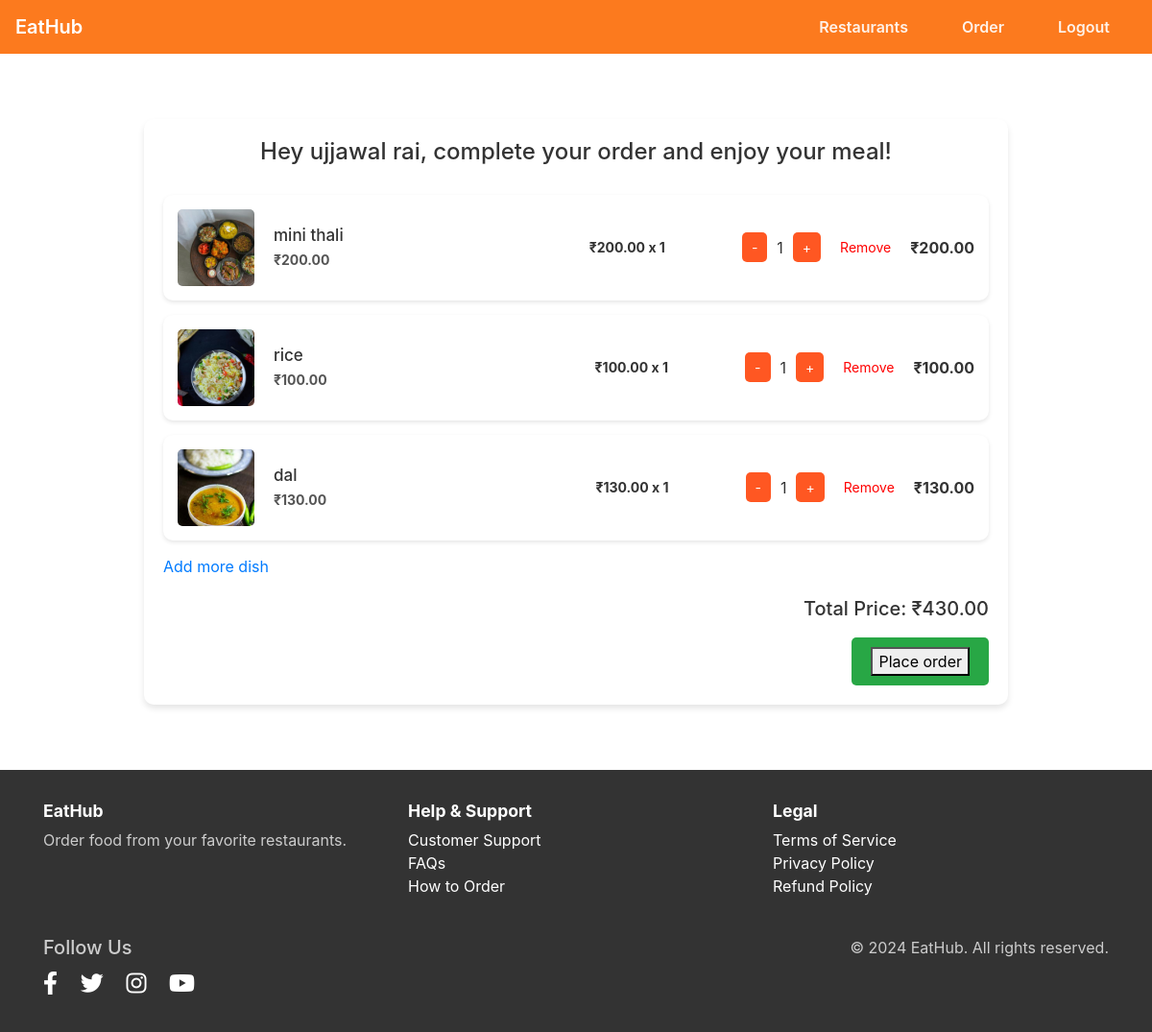
Page /view-cart/ (signed in) on the earlier database version.
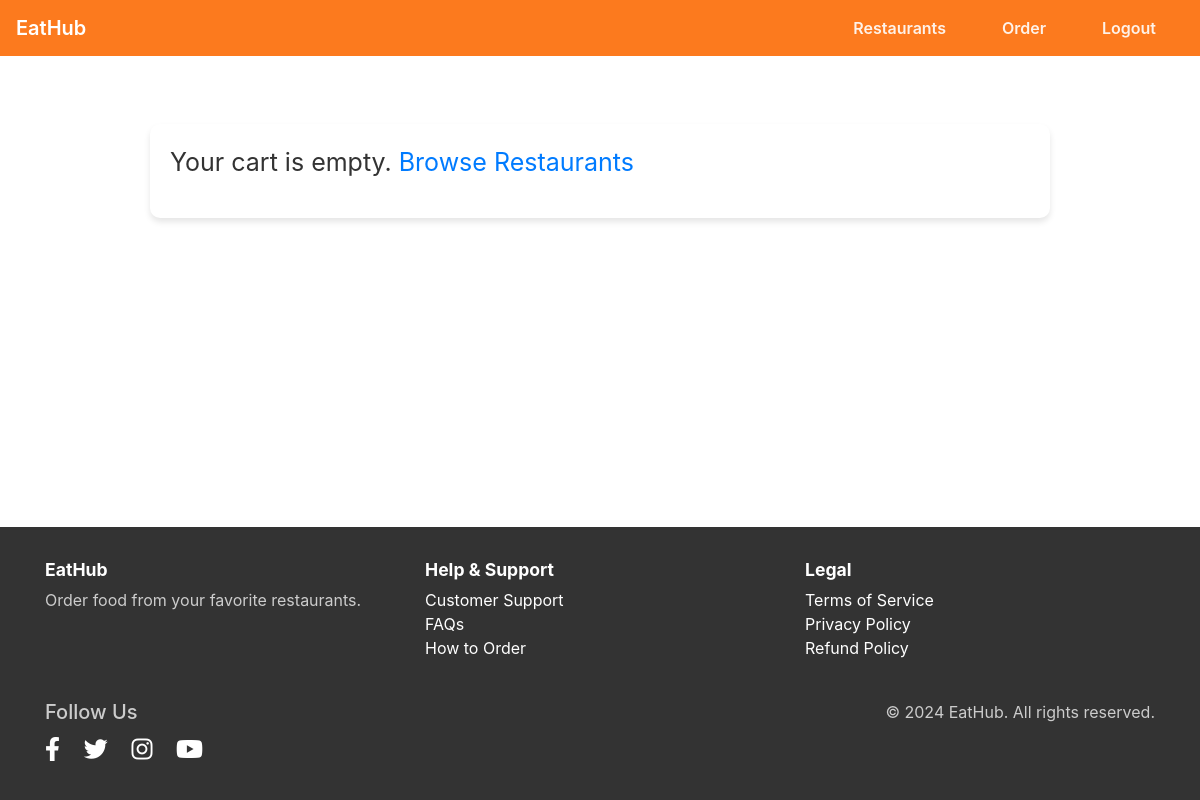
Same page on the later database version.
### customer/models.py (models this page shows)
class Cart(models.Model):
    customer = models.ForeignKey(Customer, on_delete=models.CASCADE)
    order = models.BooleanField(default=False)
    total_price = models.DecimalField(max_digits=10, decimal_places=2,default=0)

class CartItem(models.Model):
    dish = models.ForeignKey(RestaurantMenu, on_delete=models.CASCADE)
    customer = models.ForeignKey(Customer, on_delete=models.CASCADE)
    cart = models.ForeignKey(Cart, on_delete=models.CASCADE)
    price = models.DecimalField(max_digits=10, decimal_places=2, default=0)
    total_item = models.IntegerField(default=0)
    quantity = models.IntegerField(default=1)

### users/models.py (models this page shows, shortened)
class EatHubAdmin(AbstractBaseUser, PermissionsMixin):
    email = models.EmailField(unique=True)
    user_name = models.CharField(max_length=150, unique=True)
    is_staff = models.BooleanField(default=False)
    is_active = models.BooleanField(default=True)
    date_joined = models.DateTimeField(default=timezone.now)
    objects = CustomUserManager()
    USERNAME_FIELD = 'email'
    REQUIRED_FIELDS = []

class Customer(EatHubAdmin):
    name = models.CharField(max_length=100)
    mobile_number = models.CharField(max_length=15)
    address = models.TextField(null=True, blank=True)
    profile = models.ImageField(upload_to='customer_profile_imagess/', blank=True, null=True)
    is_customer = models.BooleanField(default=True)
    def __str__(self):
        return self.name

### Restaurants/models.py (models this page shows)
class RestaurantMenu(models.Model):
    restaurent = models.ForeignKey(Restaurant, on_delete=models.CASCADE)
    dish_name = models.CharField(max_length=50)
    discription = models.TextField(max_length=500)
    dish_image = models.ImageField(upload_to='dish_images/')
    price = models.DecimalField(max_digits=10, decimal_places=2)

### customer/views.py (the view)
# urls.py: path('view-cart/', views.view_cart, name='view_cart'),
@login_required(login_url='login')
def view_cart(request):
    if hasattr(request.user, 'customer') and request.user.customer.is_customer:
        customer = request.user.customer
        cart, created = Cart.objects.get_or_create(customer=customer, order=False)
        cart_items = CartItem.objects.filter(cart=cart)
        return render(request, 'customer/view_cart.html', {'cart': cart, 'cart_items': cart_items})
    else:
        return redirect('login')

### templates/customer/view_cart.html (shortened to what this page needs)
{% extends "base_home.html" %}
{% block navbar_item %}
<div class="collapse navbar-collapse" id="navbarNav">
    <ul class="navbar-nav ml-auto">
        <li class="nav-item"><a class="nav-link" href="{% url 'customer_home'%}">Restaurants</a></li>
        <li class="nav-item"><a class="nav-link" href="{% url 'view_order'%}">Order</a></li>
        <li class="nav-item"><a class="nav-link" href="{% url 'logout' %}">Logout</a></li>
    </ul>
</div>
{% endblock navbar_item %}
{% block content %}
<div class="cart-container">
    {% if cart_items %}
        <h1 class="cart-header">Hey {{ cart.customer }}, complete your order and enjoy your meal!</h1>
        {% for item in cart_items %}
        <div class="cart-item">
            <img src="{{ item.dish.dish_image.url }}" alt="{{ item.dish.dish_name }}">
            <div class="item-name-price">
                <h4>{{ item.dish.dish_name }}</h4>
                <p>₹{{ item.dish.price }}</p>
            </div>
            <div class="quantity-price">
                ₹{{ item.dish.price }} x {{ item.quantity }}
            </div>
            <div class="item-quantity">
                <a href="{% url 'decrese_item_quantity' item.id %}">
                    <button>-</button>
                </a>
                <span>{{ item.quantity }}</span>
                <a href="{% url 'increse_item_quantity' item.id %}">
                    <button>+</button>
                </a>
            </div>
            <a href="{% url 'remove_cart_item' item.id %}" class="remove-btn">Remove</a>
            <div class="item-total">
                ₹{{ item.price }}
            </div>
        </div>
        {% endfor %}
        <p><a href="{% url 'customer_home' %}" >Add more dish</a></p>
        <div class="total-section">
            <h3>Total Price: ₹{{ cart.total_price }}</h3>
            <form action="{% url 'checkout_session' cart.id %}" class="place-order" method="post">
                <button type="submit">Place order</button>
            </form>
        </div>
    {% else %}
        <p class='empty-card'>Your cart is empty. <a href="{% url 'customer_home' %}" style="color: #007bff;">Browse Restaurants</a></p>
    {% endif %}
</div>
{% endblock content %}

Differences in the rows shown:
no longer on this page (row edited): Cart: customer "ujjawal rai", total_price "430.00"
removed CartItem: dish.dish_image (picture), dish.dish_name "mini thali", dish.price "200.00", quantity "1", price "200.00"
removed CartItem: dish.dish_image (picture), dish.dish_name "rice", dish.price "100.00", quantity "1", price "100.00"
removed CartItem: dish.dish_image (picture), dish.dish_name "dal", dish.price "130.00", quantity "1", price "130.00"
Other differences:
text no longer shown: "Hey , complete your order and enjoy your meal! Add more dish Total Price: ₹ Place order"
text now shown: "Your cart is empty. Browse Restaurants"
